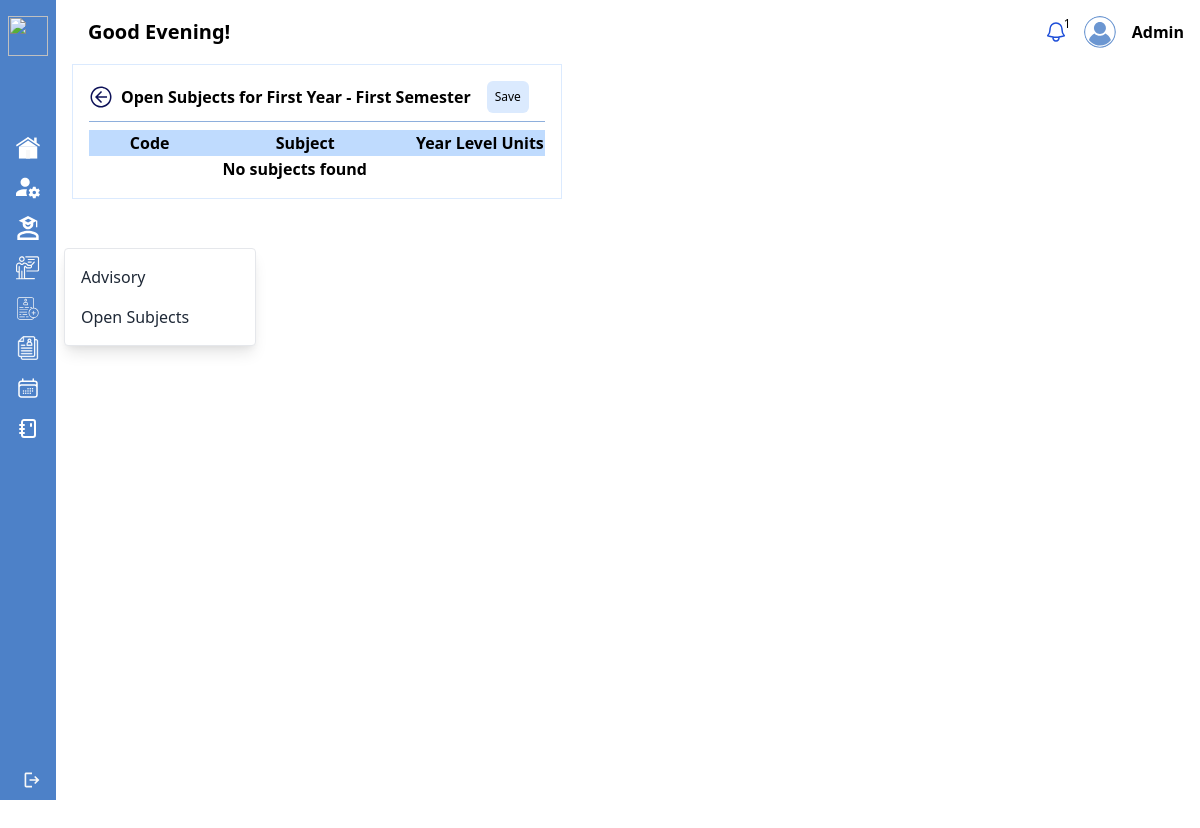
The app's page /admin/bsba-first-year-first-semester.php (signed in), older data.
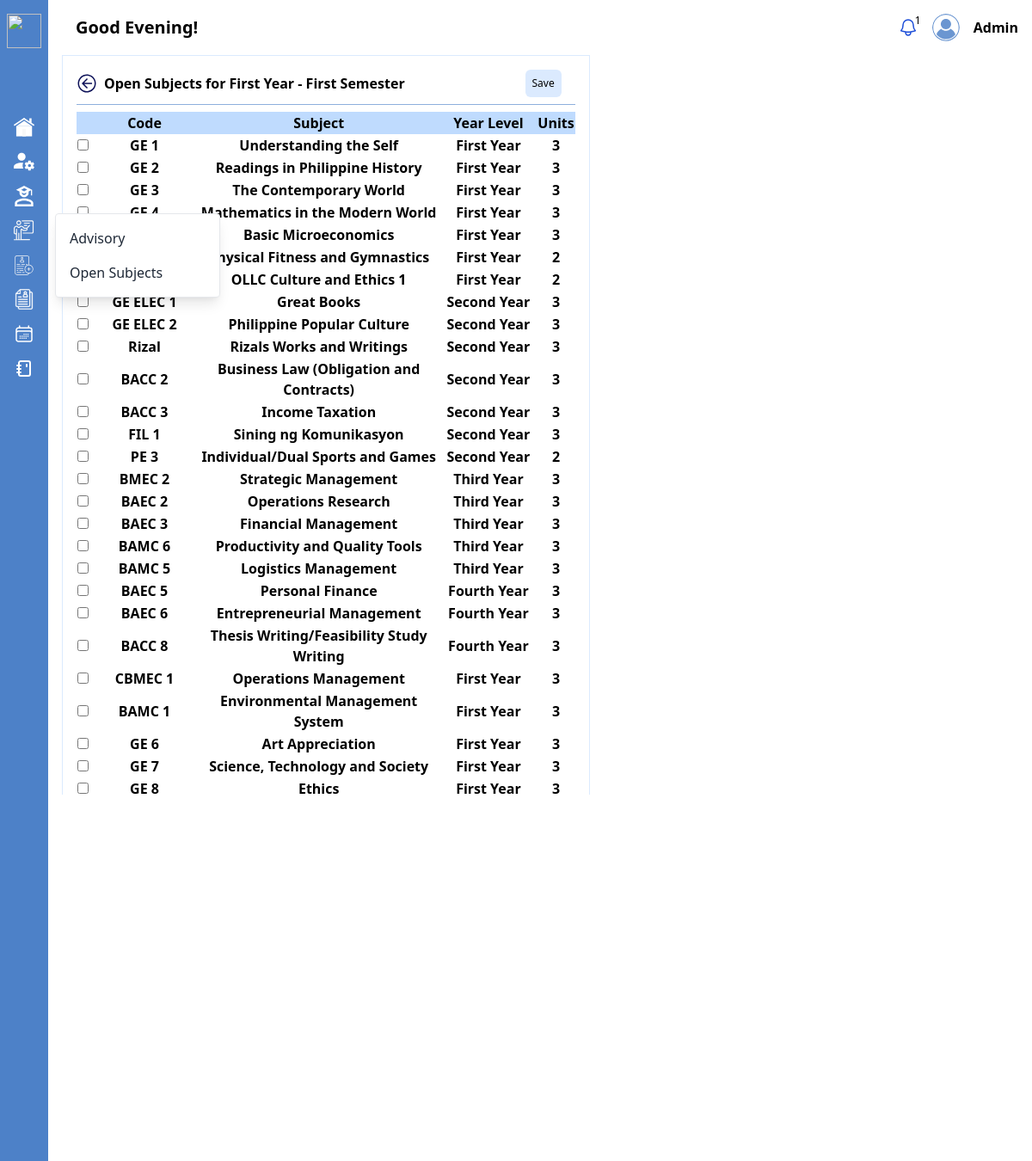
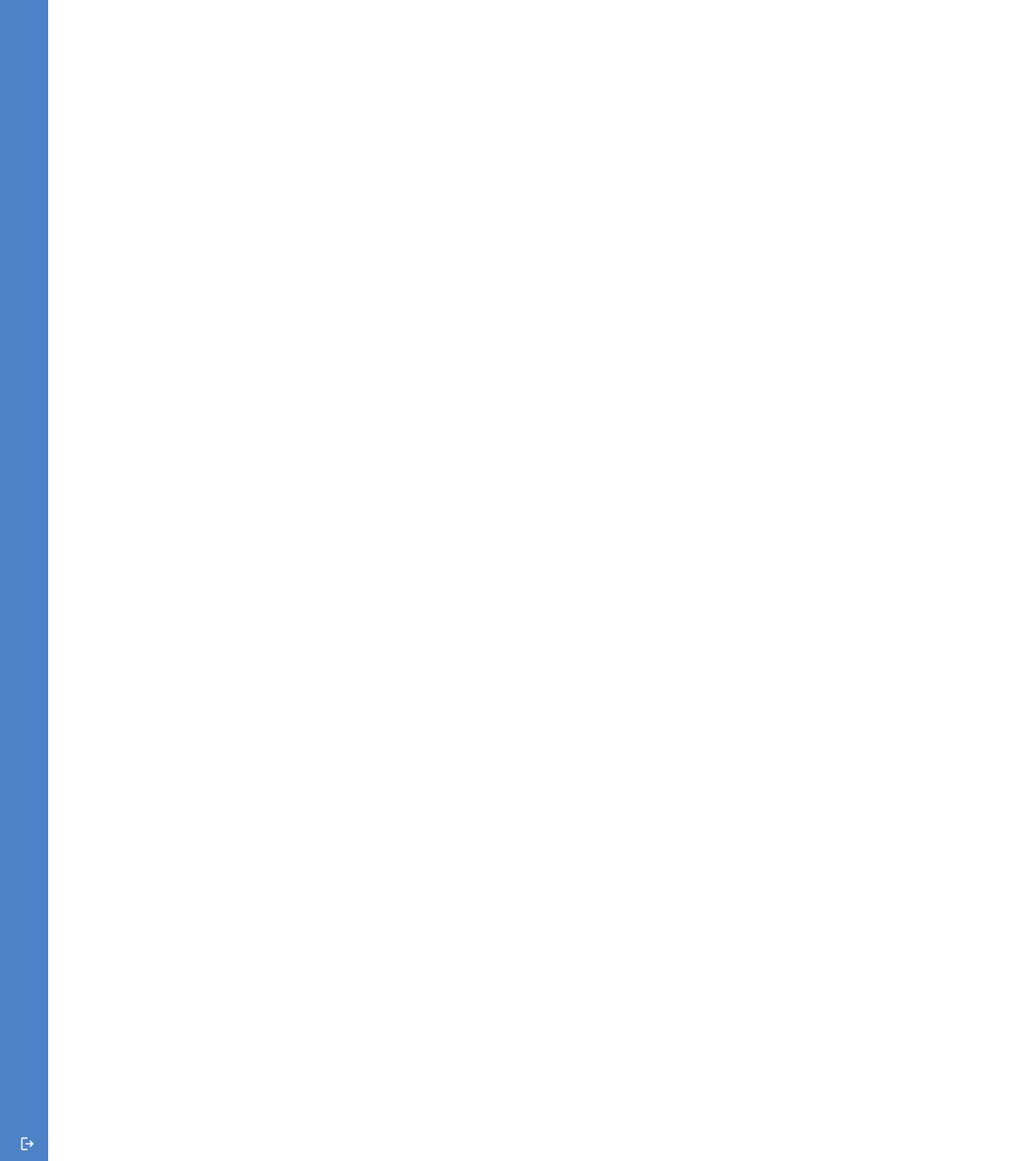
The same page, newer data (2 pictures, top to bottom).
### tables this page shows
CREATE TABLE `subjects` (
  `subject_id` int(11) NOT NULL,
  `name` varchar(255) NOT NULL,
  `code` varchar(255) NOT NULL,
  `unit` varchar(255) NOT NULL,
  `course_id` int(11) NOT NULL,
  `semester_tbl_id` int(11) NOT NULL,
  `year_level_id` int(11) NOT NULL,
  `legend` int(11) NOT NULL
);

CREATE TABLE `year_level` (
  `year_level_id` int(11) NOT NULL,
  `year_level` varchar(255) DEFAULT NULL
);

### admin/bsba-first-year-first-semester.php (the view, shortened to what this page needs)
<?php
$usertype = $_SESSION['usertype'] ?? 'guest';
include '../php/conn.php';
$sql = "SELECT s.*, c.course_name, yl.year_level, st.semester
    FROM subjects s
    JOIN course c ON s.course_id = c.course_id
    JOIN semester_tbl st ON s.semester_tbl_id = st.semester_tbl_id
    JOIN year_level yl ON s.year_level_id = yl.year_level_id
    WHERE c.course_id = 3";
$result = mysqli_query($conn, $sql);
?>
<!DOCTYPE html>
<html lang="en">
<head>
    <link href="https://cdn.jsdelivr.net/npm/tailwindcss@2.2.19/dist/tailwind.min.css" rel="stylesheet">
</head>
<body class="font-[roboto-serif]">
    <div class="flex justify-start">
        <div>
            <?php include './sidebar.php'; ?>
        </div>
        <div class="w-full py-4 px-4">
            <div>
                <?php include './topbar.php'; ?>
            </div>
            <form action="<?php echo htmlspecialchars($_SERVER["PHP_SELF"]); ?>" method="post">
                <div class="mt-4 table-container overflow-y-auto" style="height: 860px; width:fit-content">
                    <div class="w-full bg-white p-4 border border-blue-100 gap-2 font-semibold">
                        <div class="flex justify-between items-center">
                            <div class="flex justify-start items-center gap-2">
                                <a href="./manage-subject.php" aria-label="Go back" id="goBackButton">
                                    <img src="../assets/svg/back.svg" style="width: 24px; height: 24px; transition: width 0.3s, height 0.3s;" alt="Go back">
                                </a>
                                <span>
                                    Open Subjects for First Year - First Semester
                                </span>
                            </div>
                            <div class="flex items-center justify-between px-4 gap-4">
                                <div class="flex items-center justify-center gap-4">
                                    <button class="p-2 bg-blue-100 rounded-md text-xs text-black hover:text-white hover:bg-blue-600" type="submit" name="saveSubjects">Save</button>
                                </div>
                            </div>
                        </div>
                        <hr class="w-full h-px my-2 border-0 dark:bg-gray-700" style="background-color: #8EAFDC;">
                        <table>
                            <thead>
                                <tr class="justify-between bg-blue-200">
                                    <td style="width: 3%;" class="text-center"></td>
                                    <td style="width: 22%;" class="text-center">Code</td>
                                    <td style="width: 50%;" class="text-center">Subject</td>
                                    <td style="width: 20%;" class="text-center">Year Level</td>
                                    <td style="width: 5%;" class="text-center">Units</td>
                                </tr>
                            </thead>
                            <tbody>
                                <?php if ($result && mysqli_num_rows($result) > 0) : ?>
                                    <?php while ($row = mysqli_fetch_assoc($result)) : ?>
                                        <tr>
                                            <td class=""><input type="checkbox" name="selected_subjects[]" value="<?php echo $row['subject_id']; ?>"></td>
                                            <td class="text-center"><?php echo $row['code']; ?></td>
                                            <td class="text-center"><?php echo $row['name']; ?></td>
                                            <td class="text-center"><?php echo $row['year_level']; ?></td>
                                            <td class="text-center"><?php echo $row['unit']; ?></td>
                                        </tr>
                                    <?php endwhile; ?>
                                <?php else : ?>
                                    <tr>
                                        <td colspan="4" class="text-center">No subjects found</td>
                                    </tr>
                                <?php endif; ?>
                            </tbody>
                        </table>
                    </div>
                </div>
            </form>
        </div>
    </div>
</body>
</html>

### admin/sidebar.php (shortened to what this page needs)
<?php
function hasAccess($allowedUserTypes, $currentUserType)
{
    return in_array($currentUserType, $allowedUserTypes);
}
?>
<!DOCTYPE html>
<html lang="en">
<head>
    <link href="https://cdn.jsdelivr.net/npm/tailwindcss@2.2.19/dist/tailwind.min.css" rel="stylesheet">
    <link rel="stylesheet" href="../assets/css/custom.css">
</head>
<body class="font-serif">
    <form action="../login/admin/logout.php">
        <div id="sidebar" class="flex flex-col justify-between sidebar w-56 h-screen ease-linear duration-500 cursor-pointer sidebar-default" style="background-color: #4D81C8;">
            <div>
                <div class="px-2 py-4 flex items-center justify-start">
                    <div class="logo-container">
                        <img src="../assets/svg/ollcLogoNoName.svg" class="logo w-10 h-10" alt="">
                    </div>
                </div>
                <div>
                    <div class="mt-14 ml-2">
                        <a href="dashboard.php" class="px-2 flex items-center justify-start h-10 gap-3">
                            <div class="logo-container">
                                <img src="../assets/svg/dashboard.svg" class="logo w-6 h-6" alt="">
                            </div>
                        </a>
                    </div>
                    <?php if (hasAccess(['Admin', 'Developer'], $usertype)) : ?>
                        <div class="ml-2">
                            <a href="account-management.php" class="px-2 flex items-center justify-start h-10 gap-3">
                                <div class="logo-container">
                                    <img src="../assets/svg/account-management.svg" class="logo w-6 h-6" alt="">
                                </div>
                            </a>
                        </div>
                    <?php endif; ?>
                    <?php if (hasAccess(['Admission', 'Admin', 'Developer'], $usertype)) : ?>
                        <div class="ml-2">
                            <a href="student-information.php" class="px-2 flex items-center justify-start h-10 gap-3">
                                <div class="logo-container">
                                    <img src="../assets/svg/student.svg" class="logo w-6 h-6" alt="">
                                </div>
                            </a>
                        </div>
                    <?php endif; ?>
                    <?php if (hasAccess(['Faculty', 'Admin', 'Developer'], $usertype)) : ?>
                        <div x-data="{ facultyDropdownOpen: false }" @mouseenter="facultyDropdownOpen = true" @mouseleave="facultyDropdownOpen = false" class="ml-2 relative">
                            <a href="#" class="px-2 flex items-center justify-start h-10 gap-3 cursor-pointer">
                                <div class="logo-container">
                                    <img src="../assets/svg/professor.svg" class="logo w-6 h-6" alt="">
                                </div>
                            </a>
                            <div x-show="facultyDropdownOpen" @click.away="facultyDropdownOpen = false" class="absolute top-0 left-full mt-0 ml-2 w-48 bg-white border rounded shadow-lg">
                                <div class="py-2">
                                    <a href="facultyAdvisory.php" class="block px-4 py-2 text-gray-800 hover:bg-gray-200">Advisory</a>
                                    <a href="facultyAdvisory.php" class="block px-4 py-2 text-gray-800 hover:bg-gray-200">Open Subjects</a>
                                </div>
                            </div>
                        </div>
                    <?php endif; ?>
                    <?php if (hasAccess(['Admin', 'Developer', 'College Registrar'], $usertype)) : ?>
                        <div class="ml-2">
                            <a href="enrollment-list.php" class="px-2 flex items-center justify-start h-10 gap-3">
                                <div class="logo-container">
                                    <img src="../assets/svg/enrollment-list.svg" class="logo w-6 h-6" alt="">
                                </div>
                            </a>
                        </div>
                    <?php endif; ?>
                    <?php if (hasAccess(['Admin', 'Developer', 'College Registrar'], $usertype)) : ?>
                        <div class="ml-2">
                            <a href="student-record.php" class="px-2 flex items-center justify-start h-10 gap-3">
                                <div class="logo-container">
                                    <img src="../assets/svg/student-record-icon.png" class="logo w-6 h-6" alt="">
                                </div>
                            </a>
                        </div>
                    <?php endif; ?>
                    <?php if (hasAccess(['Admin', 'Developer', 'College Registrar'], $usertype)) : ?>
                        <div class="ml-2">
                            <a href="school-calendar.php" class="px-2 flex items-center justify-start h-10 gap-3">
                                <div class="logo-container">
                                </div>
                            </a>
                        </div>
                    <?php endif; ?>
                    <?php if (hasAccess(['Admin', 'Developer'], $usertype)) : ?>
                        <div class="ml-2">
                            <a href="manage-subject.php" class="px-2 flex items-center justify-start h-10 gap-3">
                                <div class="logo-container">
                                </div>
                            </a>
                        </div>
                    <?php endif; ?>
                </div>
            </div>
            <div class="ml-2">
                <button onclick="logout()" class="px-2 flex items-center justify-start h-10 gap-3">
                    <div class="logo-container px-2 flex items-center justify-start h-10 gap-3">
                        <img src="../assets/svg/logout.svg" class="logo w-6 h-6" alt="">
                    </div>
                </button>
            </div>
        </div>
    </form>
</body>
</html>

### admin/topbar.php (shortened to what this page needs)
<!DOCTYPE html>
<html lang="en">
<head>
    <link href="https://cdn.jsdelivr.net/npm/tailwindcss@2.2.19/dist/tailwind.min.css" rel="stylesheet">
    <link rel="stylesheet" href="../assets/css/custom.css">
</head>
<body class="bg-gray-100">
    <?php
    $username = isset($_SESSION['username']) ? $_SESSION['username'] : '';
    $formattedUsername = ucfirst($username);
    function getGreeting()
    {
        $currentTime = date('H:i:s');
        $morningStart = '06:00:00';
        $afternoonStart = '12:00:00';
        $eveningStart = '18:00:00';
        if ($currentTime >= $morningStart && $currentTime < $afternoonStart) {
            return 'Good Morning!';
        } elseif ($currentTime >= $afternoonStart && $currentTime < $eveningStart) {
            return 'Good Afternoon!';
        } else {
            return 'Good Evening!';
        }
    }
    if (!empty($formattedUsername)) {
    ?>
        <div class="flex justify-between items-center max-w-screen pl-4">
            <div class="flex items-center gap-2">
                <div class="text-xl font-semibold">
                    <?php echo htmlspecialchars(getGreeting(), ENT_QUOTES, 'UTF-8'); ?>
                </div>
            </div>
            <div class="flex items-center gap-4 relative">
                <div>
                    <button id="notification-button" class="flex items-center" type="button">
                        <span>
                        </span>
                        <span class="absolute -mt-4 ml-4 rounded-full p-1 text-xs font-medium leading-none notification-counter">1</span>
                    </button>
                </div>
                <img src="../assets/svg/profile.svg" alt="Profile Picture" class="w-8 h-8 rounded-full cursor-pointer" id="profileImage">
                <div class="relative group">
                    <button class="text-base font-semibold focus:outline-none">
                        <?php echo htmlspecialchars($formattedUsername, ENT_QUOTES, 'UTF-8'); ?>
                    </button>
                </div>
            </div>
        </div>
    <?php } ?>
</body>
</html>

Row changes from the older to the newer data that the page shows:
added subjects: code "GE 1", name "Understanding the Self", year_level.year_level "First Year", unit "3"
added subjects: code "GE 2", name "Readings in Philippine History", year_level.year_level "First Year", unit "3"
added subjects: code "GE 3", name "The Contemporary World", year_level.year_level "First Year", unit "3"
added subjects: code "GE 4", name "Mathematics in the Modern World", year_level.year_level "First Year", unit "3"
added subjects: name "Basic Microeconomics", year_level.year_level "First Year", unit "3"
added subjects: name "Physical Fitness and Gymnastics", year_level.year_level "First Year", unit "2"
added subjects: name "OLLC Culture and Ethics 1", year_level.year_level "First Year", unit "2"
added subjects: code "GE ELEC 1", name "Great Books", year_level.year_level "Second Year", unit "3"
added subjects: code "GE ELEC 2", name "Philippine Popular Culture", year_level.year_level "Second Year", unit "3"
added subjects: code "Rizal", name "Rizals Works and Writings", year_level.year_level "Second Year", unit "3"
added subjects: code "BACC 2", name "Business Law (Obligation and Contracts)", year_level.year_level "Second Year", unit "3"
added subjects: code "BACC 3", name "Income Taxation", year_level.year_level "Second Year", unit "3"
added subjects: code "FIL 1", name "Sining ng Komunikasyon", year_level.year_level "Second Year", unit "3"
added subjects: code "PE 3", name "Individual/Dual Sports and Games", year_level.year_level "Second Year", unit "2"
added subjects: code "BMEC 2", name "Strategic Management", year_level.year_level "Third Year", unit "3"
added subjects: code "BAEC 2", name "Operations Research", year_level.year_level "Third Year", unit "3"
added subjects: code "BAEC 3", name "Financial Management", year_level.year_level "Third Year", unit "3"
added subjects: code "BAMC 6", name "Productivity and Quality Tools", year_level.year_level "Third Year", unit "3"
added subjects: code "BAMC 5", name "Logistics Management", year_level.year_level "Third Year", unit "3"
added subjects: code "BAEC 5", name "Personal Finance", year_level.year_level "Fourth Year", unit "3"
added subjects: code "BAEC 6", name "Entrepreneurial Management", year_level.year_level "Fourth Year", unit "3"
added subjects: code "BACC 8", name "Thesis Writing/Feasibility Study Writing", year_level.year_level "Fourth Year", unit "3"
added subjects: code "CBMEC 1", name "Operations Management", year_level.year_level "First Year", unit "3"
added subjects: code "BAMC 1", name "Environmental Management System", year_level.year_level "First Year", unit "3"
added subjects: code "GE 6", name "Art Appreciation", year_level.year_level "First Year", unit "3"
added subjects: code "GE 7", name "Science, Technology and Society", year_level.year_level "First Year", unit "3"
added subjects: code "GE 8", name "Ethics", year_level.year_level "First Year", unit "3"
Text that changed along with them:
text no longer shown: "No subjects found"
